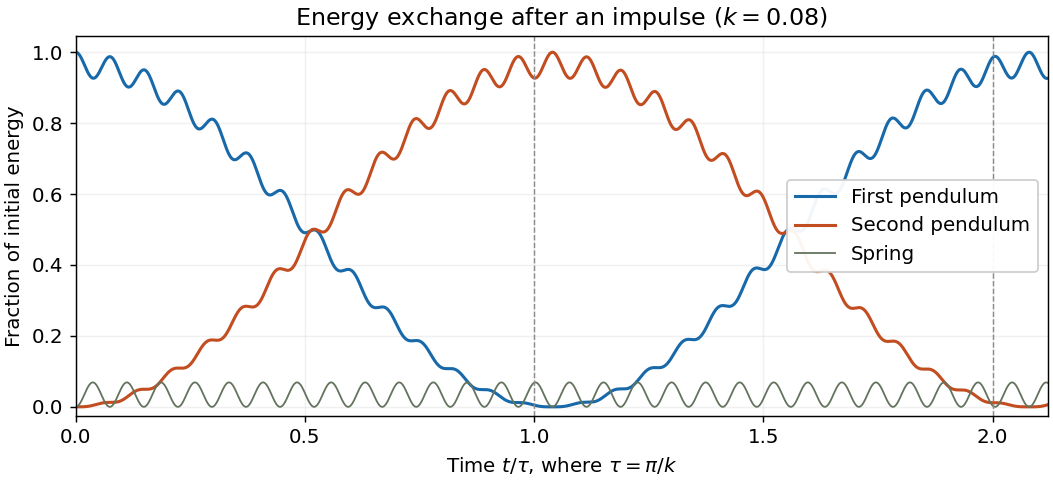

This figure's Python source:
"""Plot the exact linear pendulum solution; output is relative to cwd.

Tested with Python 3.14.4, NumPy 2.3.5 and Matplotlib 3.10.7.
"""

from pathlib import Path

import matplotlib

matplotlib.use("Agg")
import matplotlib.pyplot as plt
import numpy as np


def main():
    k = 0.08
    w = np.sqrt(1 + 2 * k)
    tau = np.pi / k
    t = np.linspace(0, 2.12 * tau, 3200)
    q1 = k / 2 * (np.sin(t) + np.sin(w * t) / w)
    q2 = k / 2 * (np.sin(t) - np.sin(w * t) / w)
    v1 = k / 2 * (np.cos(t) + np.cos(w * t))
    v2 = k / 2 * (np.cos(t) - np.cos(w * t))
    initial_energy = k**2 / 2
    e1 = (v1**2 + q1**2) / (2 * initial_energy)
    e2 = (v2**2 + q2**2) / (2 * initial_energy)
    spring_energy = k * (q1 - q2) ** 2 / (2 * initial_energy)
    assert np.max(np.abs(e1 + e2 + spring_energy - 1)) < 1e-12

    with plt.rc_context({"font.size": 11, "figure.facecolor": "white"}):
        fig, ax = plt.subplots(figsize=(8.1, 3.7), layout="constrained")
        ax.plot(t / tau, e1, color="#1769aa", label="First pendulum", lw=1.7)
        ax.plot(t / tau, e2, color="#c24d20", label="Second pendulum", lw=1.7)
        ax.plot(t / tau, spring_energy, color="#63735d", label="Spring", lw=1)
        for x in (1, 2):
            ax.axvline(x, color="0.55", ls="--", lw=0.8)
        ax.set(xlim=(0, 2.12), ylim=(-0.025, 1.045),
               xlabel=r"Time $t/\tau$, where $\tau=\pi/k$",
               ylabel="Fraction of initial energy",
               title=r"Energy exchange after an impulse ($k=0.08$)")
        ax.set_xticks([0, 0.5, 1, 1.5, 2])
        ax.grid(alpha=0.18)
        ax.legend(loc="center right", framealpha=0.95)
        fig.savefig(Path("2023-coupled-pendulum-energy-exchange.png"), dpi=130,
                    facecolor="white", transparent=False)
        plt.close(fig)


if __name__ == "__main__":
    main()
